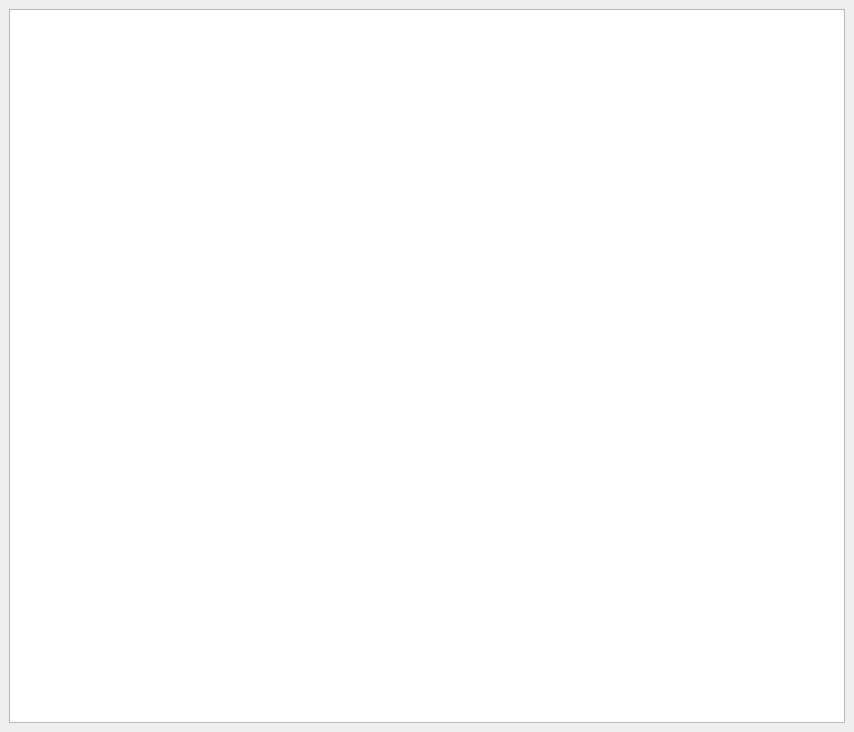
<?xml version="1.0" encoding="UTF-8"?>
<ui version="4.0">
 <class>MainWindow</class>
 <widget class="QMainWindow" name="MainWindow">
  <property name="geometry">
   <rect>
    <x>0</x>
    <y>0</y>
    <width>854</width>
    <height>732</height>
   </rect>
  </property>
  <property name="windowTitle">
   <string>MainWindow</string>
  </property>
  <widget class="QWidget" name="centralwidget">
   <layout class="QGridLayout" name="gridLayout">
    <item row="0" column="0">
     <widget class="CoordinatePlotWidget" name="graphicsLayout"/>
    </item>
   </layout>
  </widget>
  <action name="actionExpand">
   <property name="text">
    <string>Expand</string>
   </property>
  </action>
 </widget>
 <customwidgets>
  <customwidget>
   <class>CoordinatePlotWidget</class>
   <extends>QGraphicsView</extends>
   <header>CoordinatePlotWidget</header>
  </customwidget>
 </customwidgets>
 <resources>
  <include location="Experiment.qrc"/>
 </resources>
 <connections/>
</ui>
